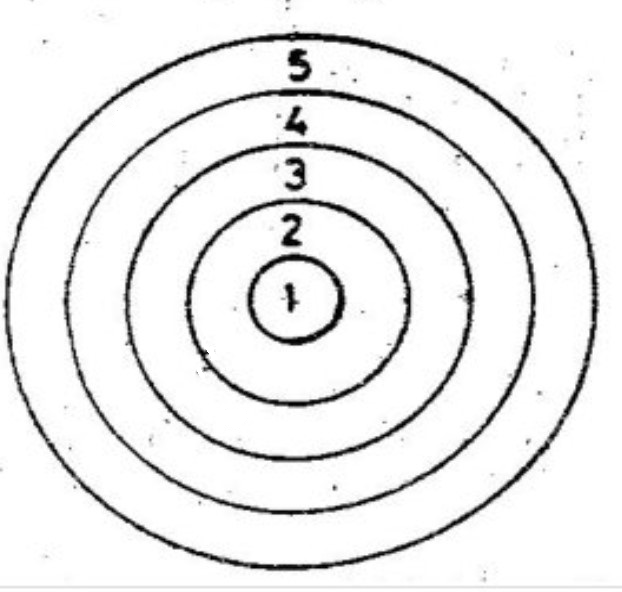
#> input picture ImageProcessing/Missions/poligonScorring/videoPoligon/src/1.png, 622 x 592 px, found by its file name; the run also reads 1 picture not shown here
$ python videoPoligon.py
#> lines starting #> are read from the running program, lines starting #| are printed output that depends on the picture; after the words box and inside, x2 and y2 are one past the last pixel; in counts of white or black regions, pixels touching at a corner belong together
import cv2 #gerekli kütüphaneleri tanımlarız
import math
import numpy as np
import time

def findcenter(cnt): #parametre olarak vereceğimiz konturların center(merkez) koordinatlarını dönderirir

    M = cv2.moments(cnt)  #konturun momentini buluruz
    # if M['m00'] == 0:  # konturun alanı sıfırsa moment hesaplamasını yapmadan direkt (0, 0) koordinatını döndürürüz.
    #     return (0, 0)
    cx = int(round(M['m10']/M['m00']))
    cy = int(round(M['m01']/M['m00']))
    center = (cx, cy)
    return center

image1 = cv2.imread('D:/ImageProcessing/Missions/poligonScorring/videoPoligon/src/1.png') #atış yapılmamış resmimizi içe aktarırırz
#> image1 is the input picture: shape (592, 622, 3); min 0, max 255, mean 235.7
cap = cv2.VideoCapture('D:/ImageProcessing/Missions/poligonScorring/videoPoligon/src/video.mp4') #atış yapılacak olan videomuzu içe aktarırız
while True: #frameleri okumak için sonsuz döngü

    ret,frame = cap.read() #frameleri okuruz
    if ret == False: #eğer ki video bittiyse yani frameler okunamadıysa döngüyü kır
        break
    time.sleep(2.0)
    foto_hsv = cv2.cvtColor(frame,cv2.COLOR_BGR2HSV) #atış yapılmış olan framemizi bgr formatından hsv formatına çeviririz
#> foto_hsv: shape (592, 622, 3); mean H, S, V 49.5, 5, 234.2
    h,s,v = cv2.split(foto_hsv)
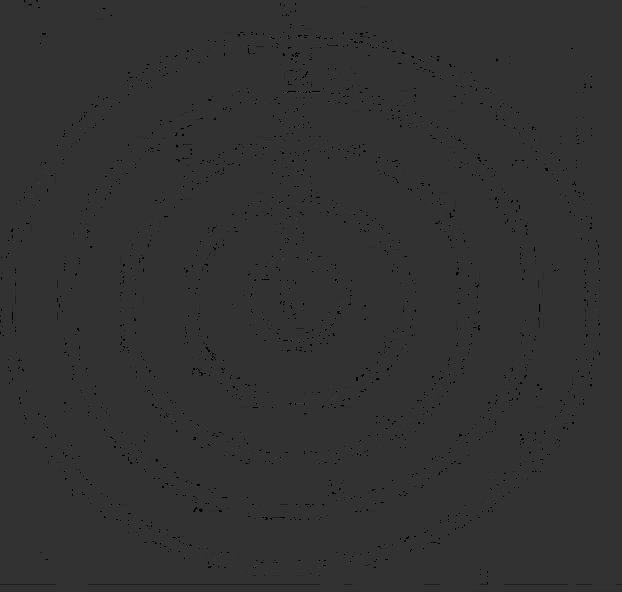
#> h: shape (592, 622); min 0, max 60, mean 49.5
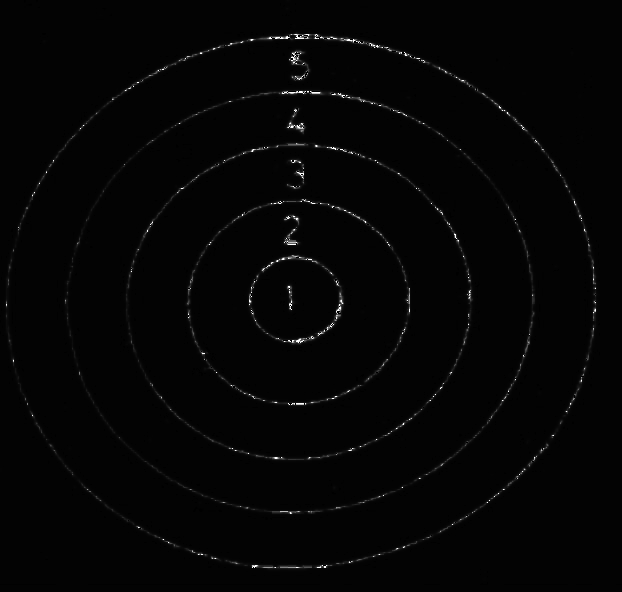
#> s: shape (592, 622); min 0, max 255, mean 5
    v_mask = cv2.inRange(v, 0, 160) #resmimize mask uygularız
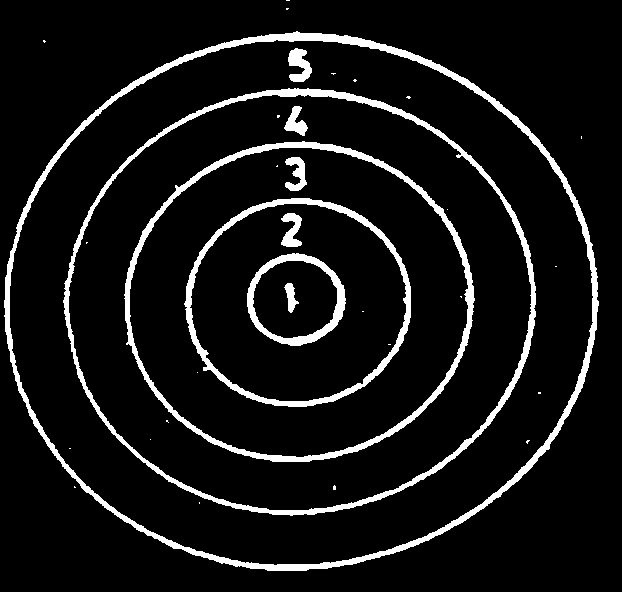
#> v_mask: shape (592, 622); 8.5% white; 34 white regions (24 under 20 px)
    contours, _ = cv2.findContours(v_mask, cv2.RETR_TREE, cv2.CHAIN_APPROX_SIMPLE) #mask uygulanmış resmin konturlarını buluruz
#> contours = 39 contours, 24 with area under 20; largest, box (x1, y1, x2, y2) and area: (4, 31, 599, 571) 249165, (9, 39, 594, 566) 240612, (63, 88, 536, 516) 156264, (68, 94, 532, 511) 150383, (124, 141, 475, 462) 87086

    biggest_cntr = None #en büyük konturu bulmak için biggest_cntr isimli bir değişken oluştururuz
    biggest_area = 0 #en büyük konturun alanını bulmak için biggest_area isimli bir değişken oluştururuz
    shoted = frame.copy() #atış yapılmış framemizi kopyalarız
    for contour in contours: #bulduğumuz konturların içinde geziniriz
        area = cv2.contourArea(contour) #konturun alanını area değişkenine eşitleriz
        if area > biggest_area: #eğer area en büyük alandan büyükse
            biggest_area = area #area değişkenindeki alanı en büyük alana eşitleriz
            biggest_cntr = contour #contur değişkenindeki konturu en büyük kontura eşitleriz
#> this loop made 39 passes
#> (area, biggest_area) on pass 4: (249165, 249165)
#> area on passes 5, 12, 13, 19, 20, 23: 240611.5, 156263.5, 150383, 87086.5, 82133, 36779.5
#> after the loop, biggest_area = 249165; biggest_cntr = contour of 853 points, box (x1, y1, x2, y2) (4, 31, 599, 571), area 249165
    cv2.drawContours(shoted, [biggest_cntr], -1, (0, 255, 0), 3) #bulduğumuz en büyük konturu yani hedef tahtasını çevreleyen çemberi çizdirdik
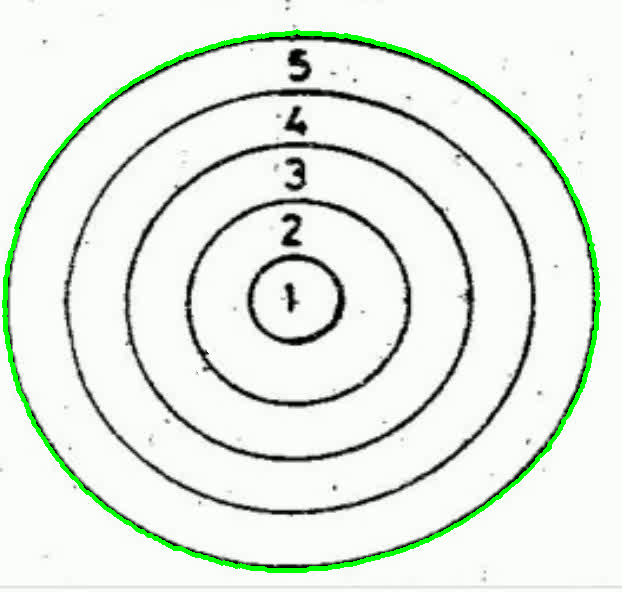
#> shoted: shape (592, 622, 3); mean B, G, R 228.4, 236.9, 229.3
    big_radius = math.sqrt(biggest_area / math.pi) #en büyük konturun yarıçapını bulduk
#> big_radius = 281.6

    center = findcenter(biggest_cntr) #en büyük konturun merkez koordinatlarını dönderdik
#> in findcenter, `M = cv2.moments(cnt)`: M = moments, m00 249165, centre m10/m00, m01/m00 = (299.8, 301.5)
#> in findcenter, `cx = int(round(M['m10']/M['m00']))`: cx = 300
#> in findcenter, `cy = int(round(M['m01']/M['m00']))`: cy = 301
#> in findcenter, `center = (cx, cy)`: center = (300, 301)
#> center = (300, 301)

    shoted = cv2.circle(shoted, center, 4, (0,0,255), -1) #merkez noktasına kırmızı bir içi dolu çember çizdik
#> shoted: shape (592, 622, 3); 0.01% of pixels changed, all inside (x1, y1, x2, y2) = (296, 297, 305, 306)

    diff_image = cv2.absdiff(image1, frame) #atışları tespit edebilmek için atış yapılmamış hedef tahtasıyla arasındaki farkları buluyoruz
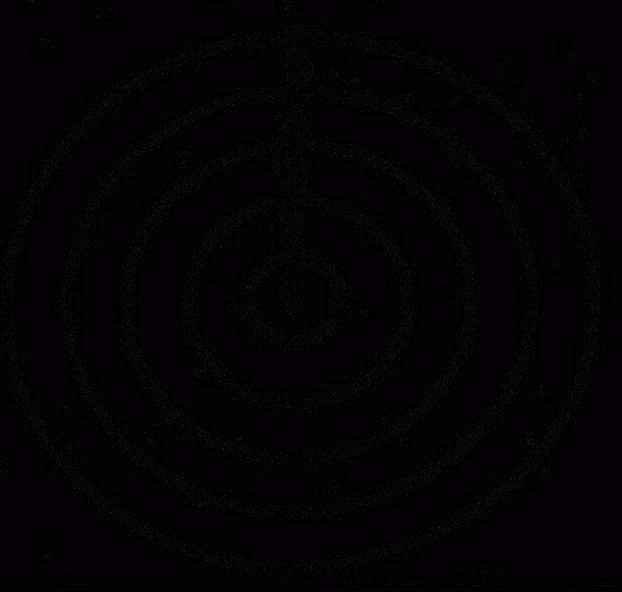
#> diff_image: shape (592, 622, 3); mean B, G, R 4.9, 2.5, 4
    diff_image = cv2.medianBlur(diff_image, 7) #konturları daha düzgün bulabilmesi için medianBlur işlemi uyguluyoruz
    diff_image =cv2.cvtColor(diff_image,cv2.COLOR_BGR2GRAY) #atışların bulunduğu resmin konturlarını bulabilmek için gri formatına çeviriyoruz
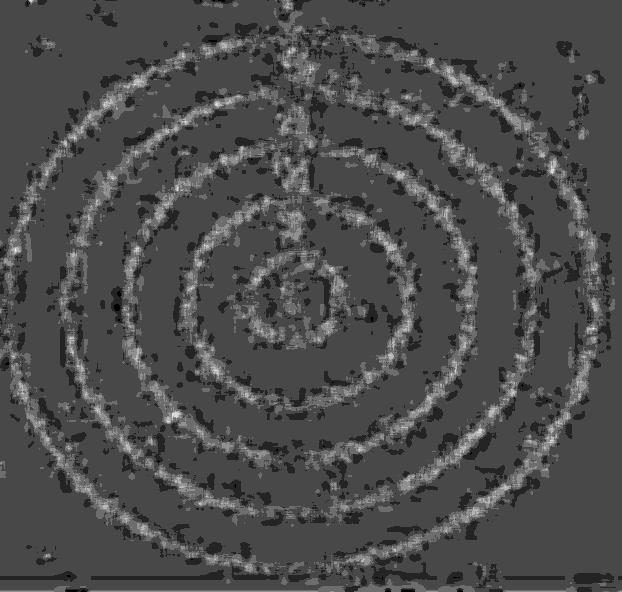
#> diff_image: shape (592, 622); min 1, max 8, mean 3.13; drawn with min black and max white
    ret,thresh =  cv2.threshold(diff_image,128,255,cv2.THRESH_BINARY) #threshold uyguluyoruz
#> thresh: shape (592, 622); every value is 0
    contours, _ = cv2.findContours(thresh, cv2.RETR_TREE, cv2.CHAIN_APPROX_SIMPLE) #atışların konturlarını bulduk
#> contours = []

    holes = [] #atışların merkezlerini saklamak için liste oluşturduk

    for contour in contours: #atışların konturları arasında gezdik
        c = findcenter(contour) #her bir atışın merkez koordinatlarını dönderdik
        holes.append(c) #holes listesine merkezleri ekliyoruz
        shoted = cv2.circle(shoted, c, 2, (0,0,240), -1) #merkez noktasına içi dolu kırmızı bir çember çizeriz
#> this loop made 0 passes
#> after the loop, holes = []


    slices = big_radius / 5  # hedef tahtamız 5 adet iç içe çemberden oluşmaktadır bu yüzden 5'e böldük
#> slices = 56.32

    scores = [] #skorumuzu ekrana yazdırmak için scores adlı liste oluştururuz
    for hole in holes: #atışların merkezleri içinde geziniriz
        #atışların merkezleriyle hedef tahtasının merkezlerini bir takım matematiksel işlemden geçirip merkeze olan uzaklığını buluruz
        dx = hole[0] - center[0]
        dy = hole[1] - center[1]
        dist = math.sqrt(dx*dx + dy*dy) #atışların merkeze olan uzaklığınu bulduk

        #print('Hedef tahtasının yarıçapı :',big_radius)

        if dist < 0: #eğer ki mesafe sıfırdan küçükse tam ortaya atış yapılmış demektir listeye 5 olarak ekler ekrana 100 puan olarak yazdırırız
            scores.append(5)
        elif dist > 281: #eğer ki atış,hedef tahtasının dışına çıktıysa 0 puan olarak ekleriz
            scores.append(0)
        else: #eğer ki mesafe 0 dan büyükse mesafeyi her bir çember aralığını bölüp 5 ten çıkarırız
            scores.append(5 - int(dist / slices))
#> after the loop, scores = []

    font = cv2.FONT_HERSHEY_SIMPLEX #yazı tipimizi belirleriz
    for a in range(len(holes)): #atış adeti kadar dönecek bir döngü oluştururuz
        holescenter = (holes[a][0], holes[a][1]) #puanı yazdırmak için atışların merkezlerini holescenter listesinden alırız
        shoted = cv2.putText(shoted, str(scores[a]*20), holescenter, font, 0.95, (0,0,220), 2, cv2.LINE_AA) #aldığımız scorları 20 ile çarpıp ekrana yazdırırız

    cv2.imshow('shoted',shoted) #hedef görüntümüzü imshowluyoruz
    if cv2.waitKey(5)==ord('q'): #eğer ki 'q' tuşuna basıldıysa döngüyü kır
#> (key q is pressed here)
        break
cv2.destroyAllWindows() #tüm pencereleri kapat
